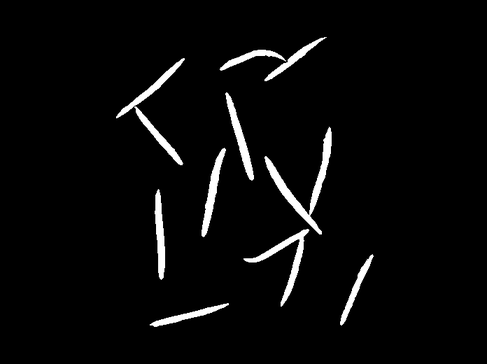
#> input picture data/Part 2/BBBC010/easier_semantic_ground_truth.tif, 487 x 364 px, shrunk from 696 x 520 before the run, found by its file name
$ jupyter execute --allow-errors '2 - Segmentation.ipynb'   (shell and % lines are left out)
#> lines starting #> are read from the running program, lines starting #| are printed output that depends on the picture; after the words box and inside, x2 and y2 are one past the last pixel; in counts of white or black regions, pixels touching at a corner belong together
# Part 2: Segmentation

In this notebook, we will look at some basic classical (non-machine-learning) methods to partition an image into objects of interest.

[cell 1]
import os
import numpy as np
import imageio.v2 as imageio
import matplotlib.pyplot as plt

plt.rcParams['figure.dpi'] = 100

[cell 2]
import skimage as sk
import skimage.filters as skf
import skimage.measure as skm
import skimage.morphology as sku
import skimage.segmentation as sks
from scipy import ndimage as ndi

## 1. Data loading

We will work with images from the BBBC datasets considered in notebook 1 - Handling Image Data. For each dataset, we will consider examples of an "easier" segmentation problem. The "harder" samples should be left aside for now and until section 5.

### 1.1 Load data

Using what you learned in notebook 1 - Handling Image Data, load the following image files:
- data/Part_2/BBBC010/easier.tif
- data/Part_2/BBBC010/harder.tif
- data/Part_2/BBBC020/easier.tif
- data/Part_2/BBBC020/harder.tif

*Do not forget to convert the images into floating-point arrays with img_as_float!*

[cell 3]
# BBBC010
##### Add you code here #####

# BBBC020
##### Add you code here #####

### 1.2 Visualize

Using what you learned in notebook 1 - Handling Image Data, vizualize the images you will be working with.

[cell 4]
# BBBC010
##### Add you code here #####

[cell 5]
# BBBC020
##### Add you code here #####

## 2. Semantic segmentation

As a first step, we will attempt to group pixels into two broad "background" (containing no relevant information) and "foreground" (containing the objects of interest) categories. This is referred to as *semantic segmentation*.

### 2.1 Thresholding

The simplest way to segment an image is to identify a cutoff value that separates pixels belonging to the background and foreground. This is referred to as *thresholding*. To help us find a threshold value, observe the  histogram of the BBBC020 image obtained by running the code below.

[cell 6]
# Plot histogram
plt.figure()
#> (the rest of this cell did not finish here and is left out)

### 2.2 Create mask

Based on the histogram, choose a threshold value. Then, complete the code below to retreive all pixels with values larger or equal than this threshold. The resulting binary image is referred to as a *mask*.

[cell 7]
# Set threshold
##### Add you code here #####

# Retreive values larger or equal
##### Add you code here #####

# Visualize the result
##### Add you code here #####

### 2.3 Automated thresholding

The process of finding a threshold value can be automated. Several methods are available to automatically retreive a threshold value, but since they are based on different criteria this value may differ. Try out a few automated thresholding algorithms such as threshold_otsu, threshold_mean, and threshold_minimum from https://scikit-image.org/docs/dev/api/skimage.filters.html. Do you see any difference? How does it compare to what you obtained by thresholding manually?

#> (a cell that did not finish here is left out)

### 2.4 Try thresholds

If you did not find it in 2.3 already, note that scikit-image provides a try_all_threshold function that does extractly what its name implies. Run it and observe the result. According to you, which method provides the best results? Why?

#> (a cell that did not finish here is left out)

## 3. Instance segmentation

Now that we have identified foreground pixels, we may want to separate them into individual objects. This is called *instance segmentation*.

Connected components and watershed segmentation are two simple ways to go from a *semantic segmentation* mask to an *instance segmentation* mask.

### 3.1 Connected components

Individual object instances can be retrieved by assigning an identical value to foreground pixels that are physically connected, a method referred to as *connected component labeling* (https://en.wikipedia.org/wiki/Connected-component_labeling). Pick your favourite thresholding method and complete the code below to see the result of connected component labeling on the mask of BBBC020.

*Bonus:* one important parameter of connected component labeling is the definition of connectivity, which can be adapted in the label function below. How does the end result differ? Do you understand why?

#> (a cell that did not finish here is left out)

### 3.2 Watershed segmentation

Connected components labels each connected foreground blob. This is simple, but touching objects can receive the same label. Watershed segmentation is a simple method to split touching objects.

Watershed segmentation treats the image as a topographic surface, where pixel values represent height. The algorithm starts from seed points and "floods" the surface, until neighboring regions meet. The result is a partition of the image into instances, where each region corresponds to a seed point. See the [scikit-image documentation](https://scikit-image.org/docs/0.25.x/auto_examples/segmentation/plot_watershed.html) for a nice illustration and example.

As a topographic surface for watershed segmentation, we will use the distance transform of the mask: Here, pixels within the semantic segmentation mask are replaced by the distance to the closest background pixel (actually, the inverse of the distance will describe the topography). This distance transform can also be used to find starting seeds, namely by determining the local maxima of the distance transform image. To avoid picking up too many seeds, we smooth the distance image before finding the local maxima. We then run watershed on the original distance image.

Complete the code below by choosing a smoothing filter and suitable parameters to create `seed_img`, then choosing the topographic input image passed to the watershed function. Try changing the smoothing strength: too little smoothing can create too many seeds, while too much smoothing can remove useful seeds. Do you understand why? Can you tune the filter such that you obtain a result that's better than the connected components result?

#> (a cell that did not finish here is left out)

### 3.3 Contours

Alternatively to instance masks, individual objects can also be described by the contour of the area they occupy.  Pick your favourite thresholding method and complete the code below to see the result of an automated contour-finding algorithm (marching squares, https://en.wikipedia.org/wiki/Marching_squares) on the mask of BBBC020. Observe the result carefully: what do you notice? Where do you think this is coming from?

#> (a cell that did not finish here is left out)

### 3.4 Morphological operations

In the early days of image processing, researchers developed an extensive framework to manipulate binary masks called mathematical morphology (https://en.wikipedia.org/wiki/Mathematical_morphology). Although the theory behind mathematical morphology is out of the scope of this tutorial, a rough summary of the idea behind it is to probe a binary mask with a simple shape called *structuring element* and characterize whether this shape fits or misses the foreground objects.

The spurious contours we observed in 3.3 are due to isolated noisy pixels left by thresholding in our segmentation mask. They can be easily removed using mathematical morphology: considering a structural element that is a disk with a radius of a few pixels, we will erase all parts of the foreground that cannot fit it. As a result, the contours of each object instance will be smoothed out.

Run the code below to see how this so-called *opening* operation affects the detected contours. Try out different structural element sizes (the disk_size parameter) and observe the result. What do you see? Do you intuitively understand why?

#> (a cell that did not finish here is left out)

### 3.5 Try segmentation

Combining the methods we looked at so far, try to instance-segment the BBBC010 image.

*Hint: remember that the image background can be subtracted by making use of Gaussian filtering, as seen in notebook 1 - Handling Image Data!*

#> (a cell that did not finish here is left out)

## 4. Evaluating segmentation quality

Now that we are able to produce semantic and instance segmentation masks, we may rightfully ask ourselves how good they are. Here, we will look at classical metrics that allow evaluating the quality of a segmentation in a quantitative manner.

### 4.1 Ground truth
In order to evaluate segmentation quality, we need a reference of what the "perfect" result would look like. This is referred to as a *ground truth*, and is generally obtained through manual curation. Run the lines below to load the semantic ground truth masks corresponding to the images we are working with.

[cell 15]
# BBBC010
bbbc010_easy_sem_gt = imageio.imread('data/Part_2/BBBC010/easier_semantic_ground_truth.tif')
#> bbbc010_easy_sem_gt is the input picture: shape (364, 487); min 0, max 255, mean 9.3
bbbc010_easy_sem_gt = (bbbc010_easy_sem_gt>0)
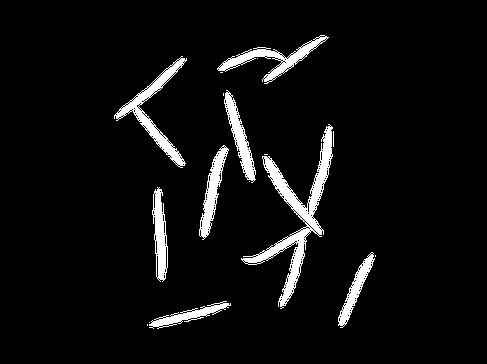
#> bbbc010_easy_sem_gt: shape (364, 487) bool; 5.7% white; 17 white regions (9 under 20 px), largest, box (x1, y1, x2, y2) and area: (241, 124, 333, 309) 3134, (114, 56, 187, 168) 1456, (217, 35, 329, 84) 1208
bbbc010_hard_sem_gt = imageio.imread('data/Part_2/BBBC010/harder_semantic_ground_truth.tif')
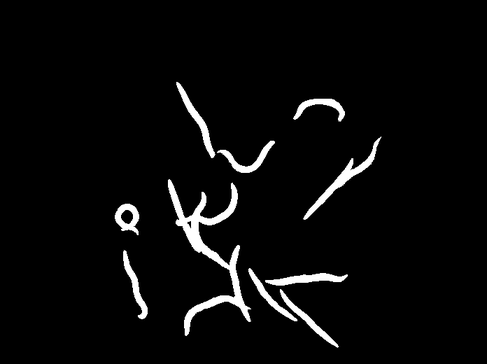
#> input picture data/Part 2/BBBC010/harder_semantic_ground_truth.tif, 487 x 364 px, shrunk from 696 x 520 before the run, found by its file name
#> bbbc010_hard_sem_gt is the input picture: shape (364, 487); min 0, max 255, mean 9.8
bbbc010_hard_sem_gt = (bbbc010_hard_sem_gt>0)
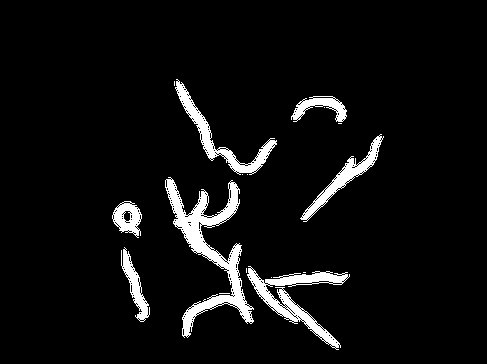
#> bbbc010_hard_sem_gt: shape (364, 487) bool; 5.9% white; 16 white regions (9 under 20 px), largest, box (x1, y1, x2, y2) and area: (165, 177, 254, 338) 3694, (247, 266, 350, 350) 2104, (175, 79, 277, 175) 1540

# BBBC020
bbbc020_easy_sem_gt = imageio.imread('data/Part_2/BBBC020/easier_semantic_ground_truth.tif')
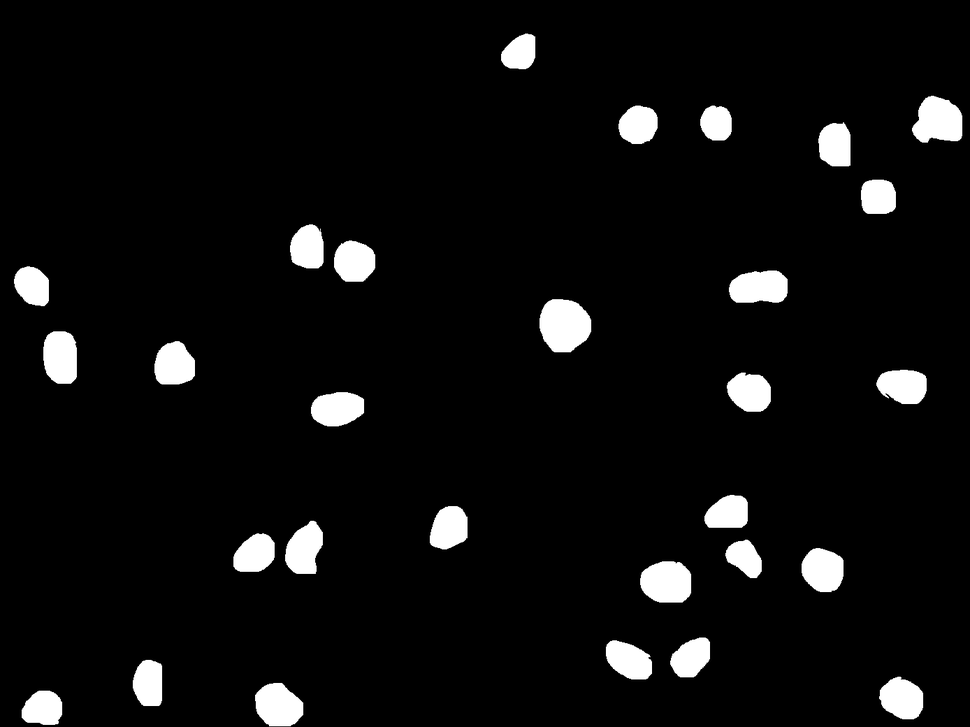
#> input picture data/Part 2/BBBC020/easier_semantic_ground_truth.tif, 970 x 727 px, shrunk from 1388 x 1040 before the run, found by its file name
#> bbbc020_easy_sem_gt is the input picture: shape (727, 970); min 0, max 255, mean 14
bbbc020_easy_sem_gt = (bbbc020_easy_sem_gt>0)
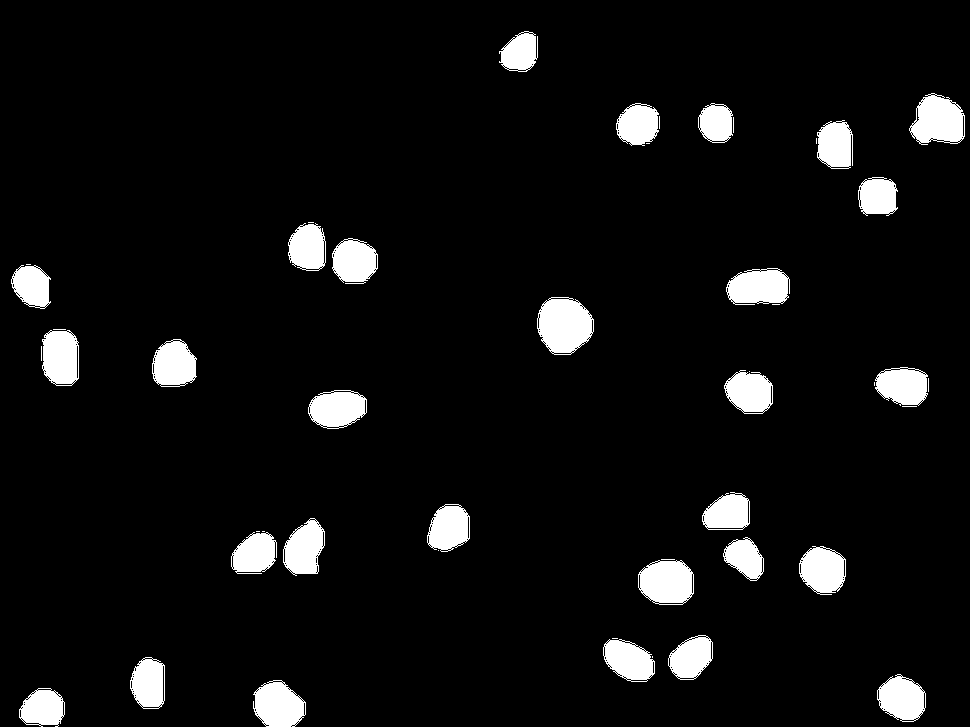
#> bbbc020_easy_sem_gt: shape (727, 970) bool; 6.4% white; 48 white regions (19 under 20 px), largest, box (x1, y1, x2, y2) and area: (537, 297, 594, 355) 2454, (909, 93, 965, 145) 2056, (638, 560, 694, 605) 1995
bbbc020_hard_sem_gt = imageio.imread('data/Part_2/BBBC020/harder_semantic_ground_truth.tif')
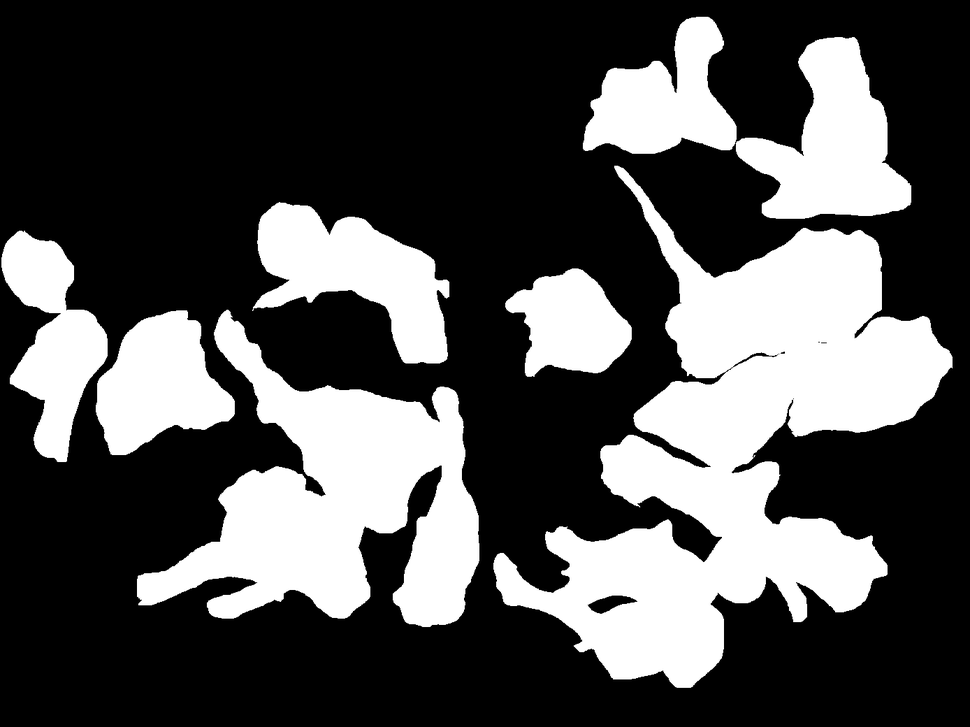
#> input picture data/Part 2/BBBC020/harder_semantic_ground_truth.tif, 970 x 727 px, shrunk from 1388 x 1040 before the run, found by its file name
#> bbbc020_hard_sem_gt is the input picture: shape (727, 970); min 0, max 255, mean 80.1
bbbc020_hard_sem_gt = (bbbc020_hard_sem_gt>0)
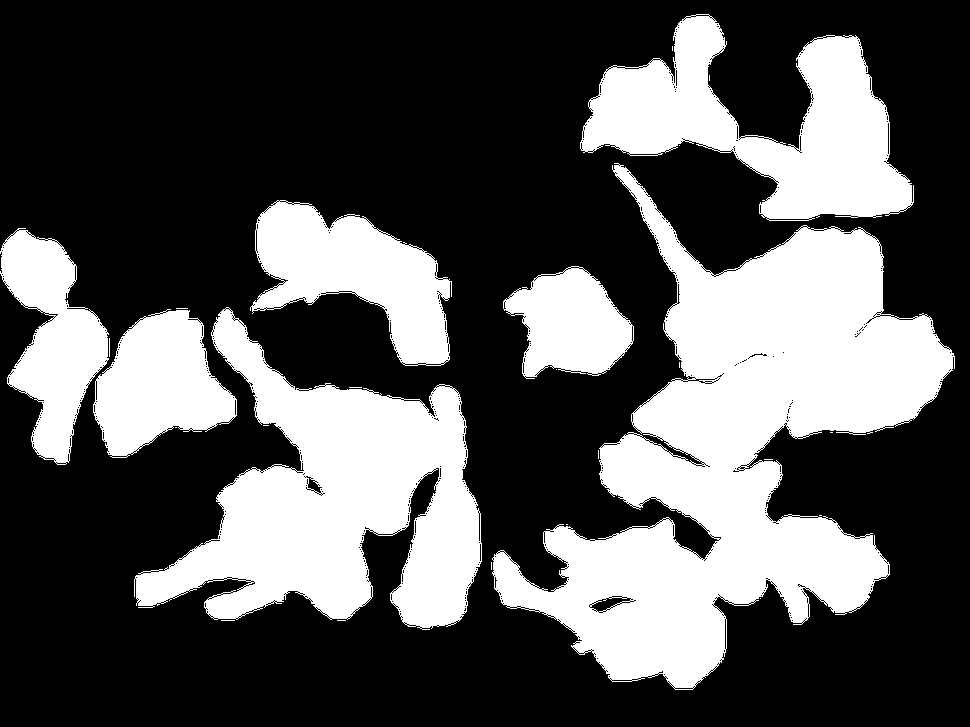
#> bbbc020_hard_sem_gt: shape (727, 970) bool; 33.3% white; 26 white regions (19 under 20 px), largest, box (x1, y1, x2, y2) and area: (492, 163, 955, 690) 97277, (134, 307, 482, 630) 52659, (580, 14, 914, 221) 31432

### 4.2 Visualize masks

Adapting what you learned in Part 3, vizualize the semantic ground truth masks overlaid on top of the original images.

[cell 16]
# BBBC010
##### Add you code here #####

[cell 17]
# BBBC020
##### Add you code here #####

### 4.3 Metrics

The Intersection-over-Union (IoU) and Dice scores are two commonly-used semantic segmentation metrics ranging between 0 and 1, with higher values corresponding to better results. Looking at their definition in the function below, can you intuitively understand what these metrics measure?

Using the instance_segmentation_metrics function, rank the segmentation masks you obtained in Part 3 based on the IoU and Dice scores.

[cell 18]
# [10 lines left out: function instance_segmentation_metrics, not called in this run]

[cell 19]
# BBBC010
##### Add you code here #####

[cell 20]
# BBBC020
##### Add you code here #####

### 4.4 Instance segmentation

In addition to a semantic ground truth, we can also define an instance-based ground truth. Run the lines below to load the instance ground truth masks corresponding to the images we are working with.

[cell 21]
# BBBC010
bbbc010_easy_inst_gt = imageio.imread('data/Part_2/BBBC010/easier_instance_ground_truth.tif')
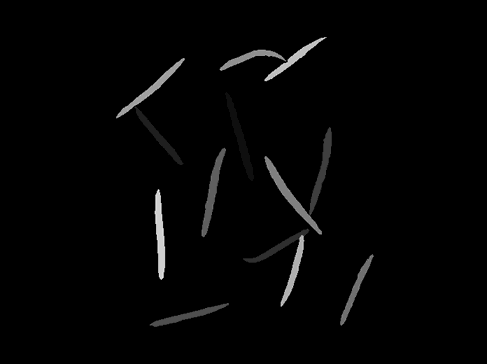
#> input picture data/Part 2/BBBC010/easier_instance_ground_truth.tif, 487 x 364 px, shrunk from 696 x 520 before the run, found by its file name
#> bbbc010_easy_inst_gt is the input picture: shape (364, 487); min 0, max 16, mean 0.255
bbbc010_hard_inst_gt = imageio.imread('data/Part_2/BBBC010/harder_instance_ground_truth.tif')
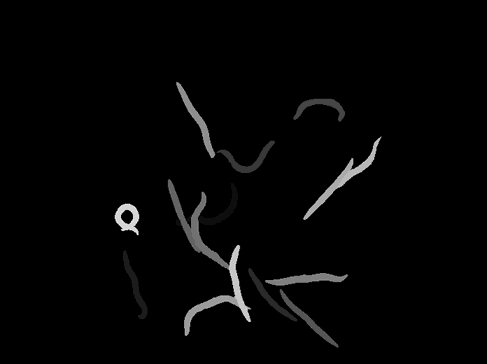
#> input picture data/Part 2/BBBC010/harder_instance_ground_truth.tif, 487 x 364 px, shrunk from 696 x 520 before the run, found by its file name
#> bbbc010_hard_inst_gt is the input picture: shape (364, 487); min 0, max 18, mean 0.313

# BBBC020
bbbc020_easy_inst_gt = imageio.imread('data/Part_2/BBBC020/easier_instance_ground_truth.tif')
bbbc020_hard_inst_gt = imageio.imread('data/Part_2/BBBC020/harder_instance_ground_truth.tif')
